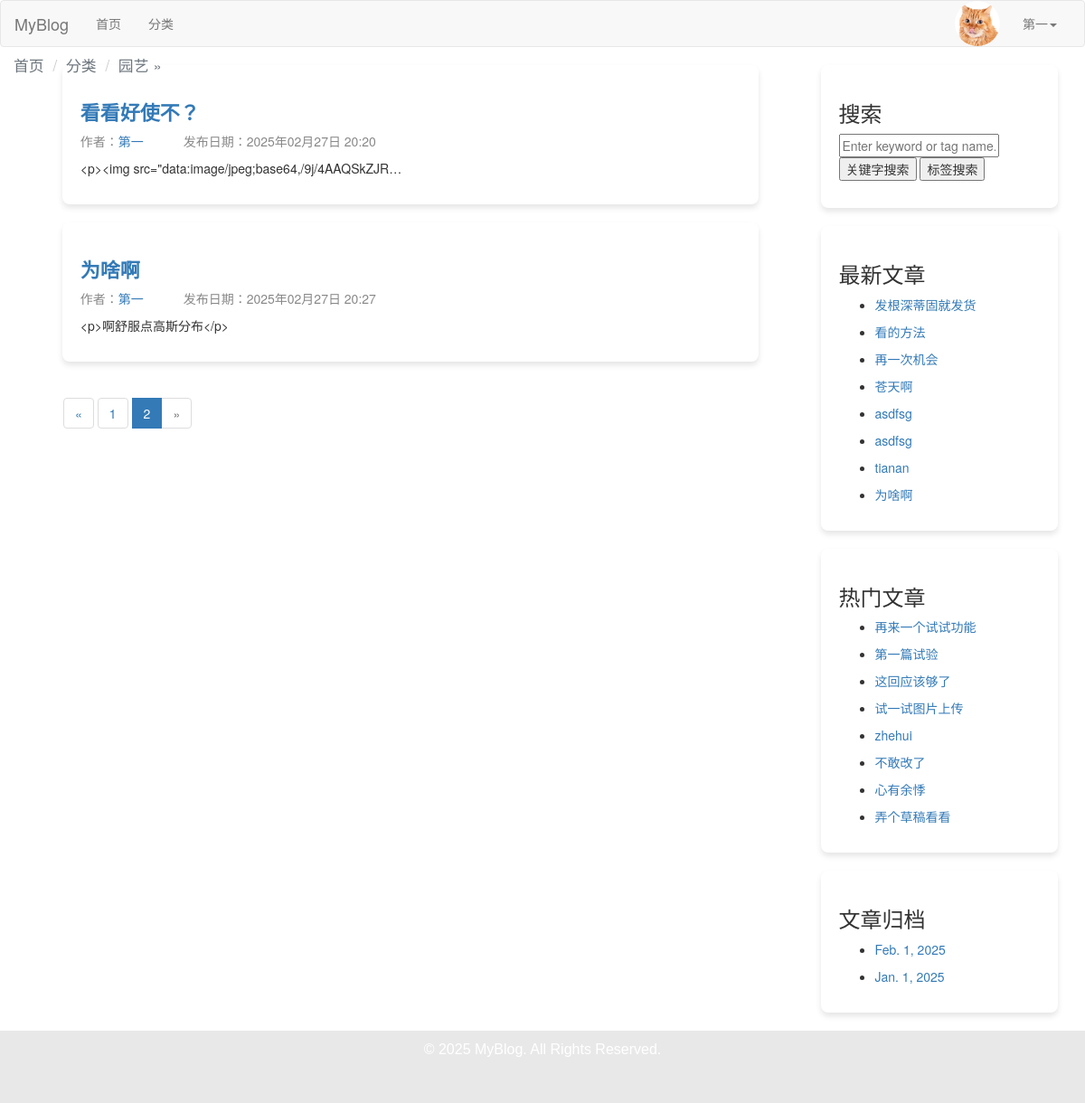
Before: /category/2/?page=2 (signed in) with the older database file.
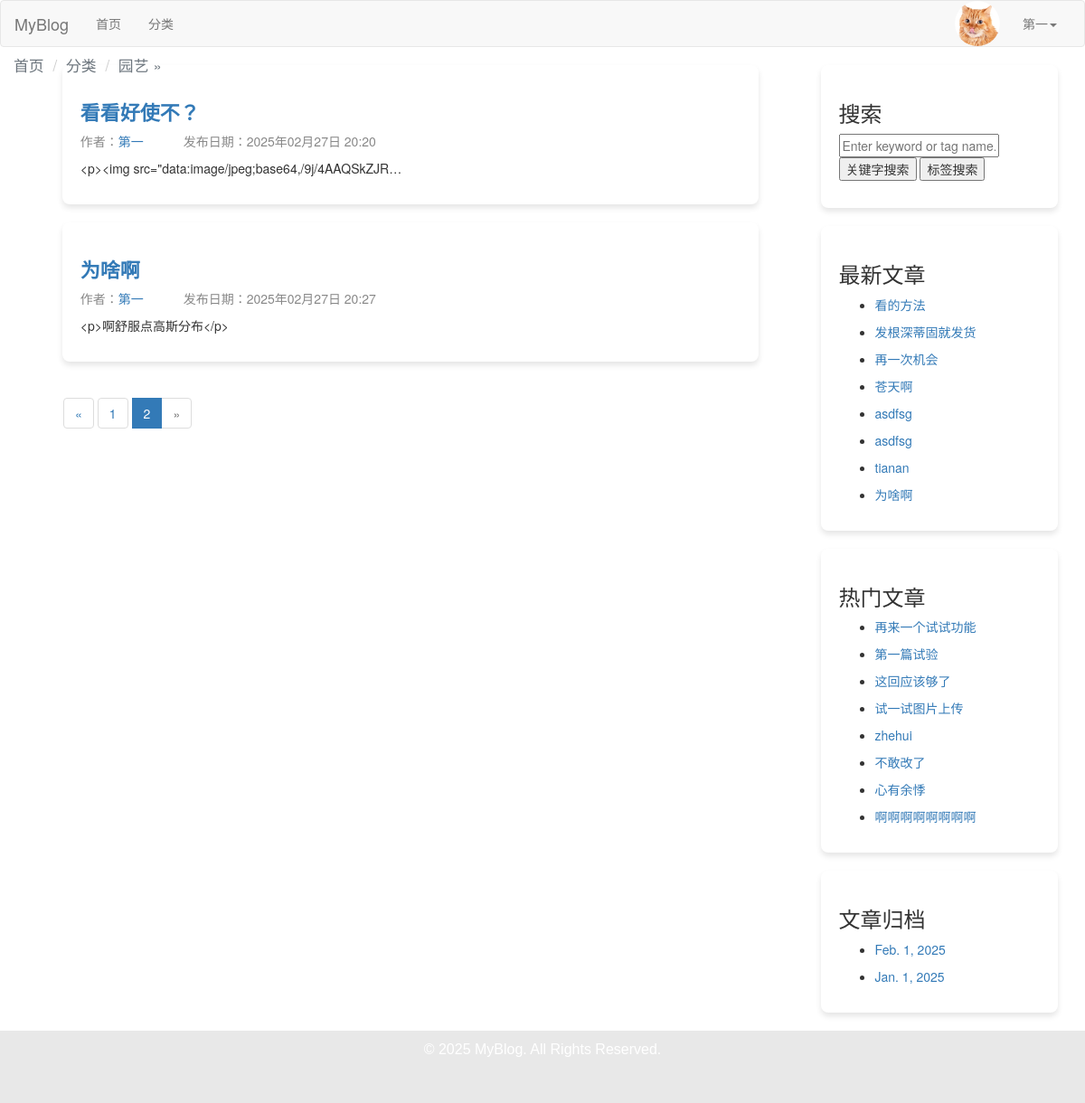
After: the same page with the newer database file.
### blog/models.py (models this page shows, shortened)
class Post(models.Model):
    DRAFT = 'draft'
    PUBLISHED = 'published'
    STATUS_CHOICES = [
        (DRAFT, '草稿'),
        (PUBLISHED, '已发布'),
    ]
    title = models.CharField(max_length=61, verbose_name="文章标题")
    desc = models.TextField(max_length=200, blank=True, default="", verbose_name="文章描述")
    category = models.ForeignKey(Category, on_delete=models.CASCADE, verbose_name="分类")
    content = models.TextField(verbose_name="文章详情")
    tags = models.ManyToManyField(Tag, related_name='posts', verbose_name="文章标签")  # 修改为 ManyToManyField
    owner = models.ForeignKey(User, on_delete=models.CASCADE, verbose_name="作者")
    is_hot = models.BooleanField(default=False, verbose_name='是否热门')
    pv = models.IntegerField(default=0, verbose_name='浏览量')
    add_date = models.DateTimeField(auto_now_add=True, verbose_name="添加时间")
    pub_date = models.DateTimeField(auto_now=True, verbose_name="修改时间")
    status = models.CharField(max_length=10, choices=STATUS_CHOICES, default=DRAFT, verbose_name="状态")
    liked_users = models.ManyToManyField(
        User,
        related_name="liked_posts",
        blank=True,
        verbose_name="点赞用户",
    )
    favorited_users = models.ManyToManyField(
        User,
        related_name="favorited_posts",
        blank=True,
        verbose_name="收藏用户",
    )
    class Meta:
        verbose_name = "文章"
        verbose_name_plural = verbose_name

class Sidebar(models.Model):
    STATUS = (
        (1,'隐藏'),
        (2,'展示')
    )
    DISPLAY_TYPE = (
        (1,'搜索'),
        (2,'最新文章'),
        (3,'最热文章'),
        (4,'最近评论'),
        (5,'文章归档'),
        (6,'HTML')
    )
    title = models.CharField(max_length=50,verbose_name='模块名称')
    display_type = models.PositiveIntegerField(default=1,choices=DISPLAY_TYPE,verbose_name="展示类型")
    content = models.CharField(max_length=500,blank=True,default='',verbose_name="内容", help_text='如果设置的不是HTML类型，可为空')
    sort = models.PositiveIntegerField(default=1,verbose_name='排序',help_text='序号越大越靠前')
    status = models.PositiveIntegerField(default=2,choices=STATUS,verbose_name='状态')
    add_date = models.DateTimeField(auto_now_add=True,verbose_name="创建时间")
    class Meta:
        verbose_name="侧边栏"
        verbose_name_plural = verbose_name
        ordering = ['-sort']
    @classmethod
    def get_sidebar(cls):
        return cls.objects.filter(status=2)
    @property
    def get_content(self):
        from django.utils.html import escape
        request = get_current_request()  # 获取当前请求对象（需额外中间件支持）
        query = escape(request.GET.get('query', '')) if request else ''  # 安全获取 query
        if self.display_type == 1:
            context = {'query': query}  # 将 query 传递到模板上下文
            return render_to_string('sidebar/search.html', context=context)
        elif self.display_type == 2:
            context = {
            }
            return render_to_string('sidebar/new_post.html', context=context)
        elif self.display_type == 3:
            context = {
            }
            return render_to_string('sidebar/hot_post.html', context=context)
        elif self.display_type == 4:
            context = {
            }
            return render_to_string('comment.html', context=context)
        elif self.display_type == 5:
            context = {
            }
            return render_to_string('sidebar/archives.html', context=context)
        elif self.display_type == 6:
            return self.content

### blog/views/index.py (the view)
# urls.py: path('category/<int:category_id>/', index.category_detail, name='category_detail'),  # 某个分类的博文
def category_detail(request, category_id):
    category = get_object_or_404(Category, id=category_id)
    post_list = Post.objects.filter(category=category, status=Post.PUBLISHED)
    paginator = Paginator(post_list, 5)  # 每页显示5篇文章
    page = request.GET.get('page', 1)  # 获取当前页码
    try:
        posts = paginator.page(page)
    except PageNotAnInteger:
        posts = paginator.page(1)
    except EmptyPage:
        posts = paginator.page(paginator.num_pages)
    return render(request, 'category_detail.html', {'category': category, 'posts': posts})

### blog/templatetags/category.py (called while the page is built)
@register.simple_tag
def get_sidebar_list():
    return Sidebar.get_sidebar()

@register.simple_tag
def get_new_post():
    return Post.objects.order_by('-pub_date')[:8]

@register.simple_tag
def get_hot_pv_post():
    return Post.objects.order_by('-pv')[:8]

@register.simple_tag
def get_archives():
    return Post.objects.dates('add_date', 'month', order='DESC')[:8]

### blog/templates/category_detail.html (shortened to what this page needs)
{% extends 'layout/base.html' %}
{% load static %}
{% load category %}
{% block css %}
    <link rel="stylesheet" href="{% static 'css/blog.css' %}">
{% endblock %}
{% block content_left %}
    <ol class="breadcrumb">
        <li><a href="{% url 'blog:index' %}">首页</a></li>
        <li><a href="{% url 'blog:category_list' %}">分类</a></li>
        <li class="active">{{ category.name }}</li>
    </ol>
    <section class="section">
        <div class="container blog-container">
            {% for post in posts %}
                <div class="box blog-box">
                    <h1 class="title small-title">
                        <a href="{% url 'blog:post_detail' post.id %}">{{ post.title }}</a>
                    </h1>
                    <p class="subtitle post-info">
                        <span class="author">作者：<a href="{% url 'blog:author_profile' post.owner.id %}">{{ post.owner.username }}</a></span>
                        <span class="date">发布日期：{{ post.add_date|date:"Y年m月d日 H:i" }}</span>
                    </p>
                    <p>{{ post.content|truncatechars:50 }}</p>
                </div>
            {% empty %}
                <p>该分类下暂无文章。</p>
            {% endfor %}
        </div>
        <nav aria-label="Page navigation">
            <ul class="pagination">
                {% if posts.has_previous %}
                    <li>
                        <a href="?page={{ posts.previous_page_number }}" aria-label="Previous">
                            <span aria-hidden="true">«</span>
                        </a>
                    </li>
                {% else %}
                    <li class="disabled">
                        <span aria-hidden="true">«</span>
                    </li>
                {% endif %}
                {% for num in posts.paginator.page_range %}
                    {% if posts.number == num %}
                        <li class="active">
                            <span>{{ num }} <span class="sr-only">(current)</span></span>
                        </li>
                    {% else %}
                        <li>
                            <a href="?page={{ num }}">{{ num }}</a>
                        </li>
                    {% endif %}
                {% endfor %}
                {% if posts.has_next %}
                    <li>
                        <a href="?page={{ posts.next_page_number }}" aria-label="Next">
                            <span aria-hidden="true">»</span>
                        </a>
                    </li>
                {% else %}
                    <li class="disabled">
                        <span aria-hidden="true">»</span>
                    </li>
                {% endif %}
            </ul>
        </nav>
    </section>
{% endblock %}

### blog/templates/layout/base.html (shortened to what this page needs)
{% load static %}
{% load category %}
<!DOCTYPE html>
<html lang="en">
<head>
    <link rel="stylesheet" href="{% static 'plugin/bootstrap/css/bootstrap.css' %}">
    <link rel="stylesheet" href="{% static 'plugin/font-awesome/css/font-awesome.min.css' %}">
    <link rel="stylesheet" href="{% static 'css/blog.css' %}">
    <link href="https://cdn.quilljs.com/1.3.6/quill.snow.css" rel="stylesheet">
    <link href="{% static 'plugin/bootstrap-datepicker-1.10.0/dist/css/bootstrap-datepicker.min.css' %}"
          rel="stylesheet">
    <link rel="stylesheet" href="{% static 'plugin/bootstrap-select-1.13.14/dist/css/bootstrap-select.min.css' %}">
    <link rel="stylesheet" href="{% static 'plugin/select2-develop/dist/css/select2.min.css' %}">
    {% block css %}
    {% endblock %}
</head>
<body>
<nav class="navbar navbar-default">
    <div class="container-fluid">
        <div class="navbar-header">
            <a class="navbar-brand" href="{% url 'blog:index' %}">MyBlog</a>
        </div>
        <div class="collapse navbar-collapse" id="bs-example-navbar-collapse-1">
            <ul class="nav navbar-nav">
                <li><a href="{% url 'blog:index' %}">首页<span class="sr-only">(current)</span></a></li>
                <li><a href="{% url 'blog:category_list' %}">分类</a></li>
            </ul>
            <ul class="nav navbar-nav navbar-right">
                {% if request.user.is_authenticated %}
                    <li class="user-avatar">
                        <img src="{{ request.user.userprofile.image.url }}" alt="User Avatar" class="avatar-img">
                    </li>
                    <li class="dropdown">
                        <a href="#" class="dropdown-toggle" data-toggle="dropdown" role="button" aria-haspopup="true"
                           aria-expanded="false">
                            {{ request.user.username }}<span class="caret"></span>
                        </a>
                    </li>
                {% else %}
                    <li><a href="{% url 'users:login' %}">登录</a></li>
                    <li><a href="{% url 'users:register' %}" target="_blank">注册</a></li>
                {% endif %}
            </ul>
        </div>
    </div>
</nav>
{% block content %}
    <div class="container content-container">
        <div class="row">
            <div class="col-md-9 content-left">
                {% block content_left %}
                {% endblock %}
            </div>
            <div class="col-md-3 content-right">
                {% block content_right %}
                    {% get_sidebar_list as sidebar_list %}
                    {% for sidebar in sidebar_list %}
                        <div class="blog-box">
                            <h3>{{ sidebar.title }}</h3>
                            <p>{{ sidebar.get_content|safe }}</p>
                        </div>
                    {% endfor %}
                {% endblock %}
            </div>
        </div>
    </div>
{% endblock %}
{% block footer %}
    <footer class="footer">
        <div class="container text-center">
            <p>© 2025 MyBlog. All Rights Reserved.</p>
            <div class="social-icons">
                <a href="#" class="social-icon"><i class="fa fa-facebook"></i></a>
                <a href="#" class="social-icon"><i class="fa fa-twitter"></i></a>
                <a href="#" class="social-icon"><i class="fa fa-linkedin"></i></a>
                <a href="#" class="social-icon"><i class="fa fa-instagram"></i></a>
            </div>
        </div>
    </footer>
{% endblock %}
</body>
</html>

### blog/templates/sidebar/search.html
<form method="GET" class="search-form">
    <input
        type="text"
        name="query"
        placeholder="Enter keyword or tag name..."
        value="{{ query|default_if_none:'' }}"
        class="search-input"
    >
    <button type="submit" formaction="{% url 'blog:search' %}" class="search-button">关键字搜索</button>
    <button type="submit" formaction="{% url 'blog:tag_search' %}" class="search-button">标签搜索</button>
</form>

### blog/templates/sidebar/new_post.html
{% load category %}
{% get_new_post as post_list %}
{% for post in post_list %}
    <ul>
    <li><a href="{% url 'blog:post_detail' post.id %}">{{ post.title }}</a> </li>
    </ul>
{% endfor %}

### blog/templates/sidebar/hot_post.html
{% load category %}
{% get_hot_pv_post as post_list %}
{% for post in post_list %}
    <ul>
    <li><a href="{% url 'blog:post_detail' post.id %}">{{ post.title }}</a> </li>
    </ul>
{% endfor %}

### blog/templates/sidebar/archives.html
{% load category %}
{% get_archives as archives_list %}
{% for archive in archives_list %}
    <ul>
    <li><a href="{% url 'blog:archives' archive.year archive.month %}">{{ archive }}</a> </li>
    </ul>
{% endfor %}

Changed rows visible on the page:
changed Post "看的方法": moves up the list
changed Sidebar "热门文章": loses Post (title "弄个草稿看看"); gains Post (title "啊啊啊啊啊啊啊啊")
